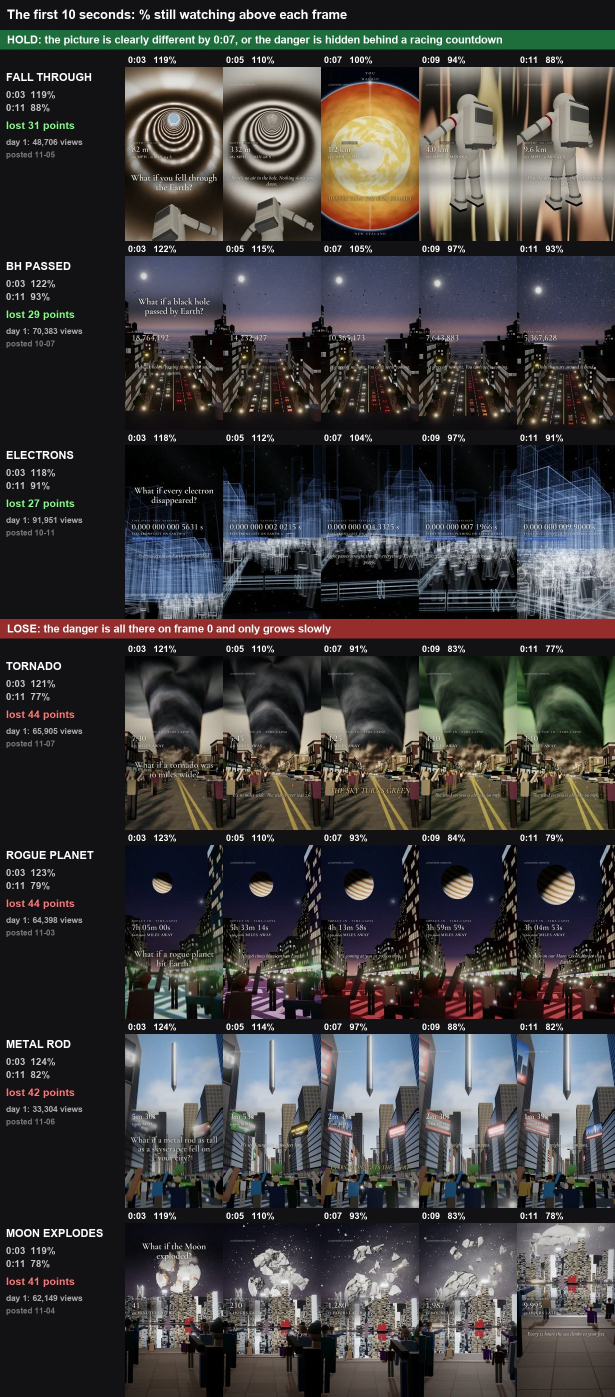
#> input picture research/pictures_2026-11-10/1_first_10_seconds.jpg, 1230 x 2794 px (shown at 1/2 size)
$ python sheet.py ../../research/pictures_2026-11-10/1_first_10_seconds.jpg
#> lines starting #> are read from the running program, lines starting #| are printed output that depends on the picture
# contact sheet of stills/: python sheet.py [names...] -> stills/sheet.png
import sys, glob, os
from PIL import Image, ImageDraw
files = sys.argv[1:] or sorted(glob.glob('stills/t_*.png'))
files = [f if os.path.exists(f) else os.path.join('stills', f) for f in files]
w, h = 360, 640
cols = min(len(files), 4)
rows = (len(files) + cols - 1) // cols
sheet = Image.new('RGB', (cols * w, rows * (h + 24)), 'black')
#> sheet: PIL image 360x664 RGB; every value is 0
d = ImageDraw.Draw(sheet)
for i, f in enumerate(files):
    im = Image.open(f).convert('RGB').resize((w, h))
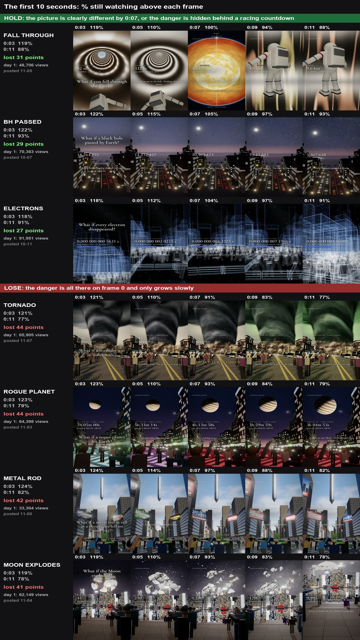
#> im: PIL image 360x640 RGB; mean R, G, B 63.9, 62.2, 62.3
    x, y = (i % cols) * w, (i // cols) * (h + 24)
    sheet.paste(im, (x, y + 24))
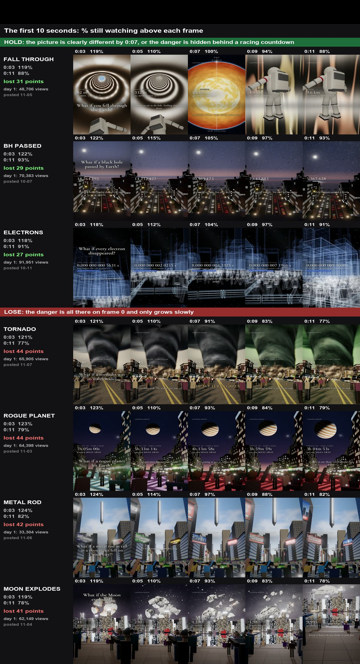
#> sheet: PIL image 360x664 RGB; mean R, G, B 61.6, 59.9, 60
    d.text((x + 6, y + 5), os.path.basename(f), fill='white')
sheet.save('stills/sheet.png')
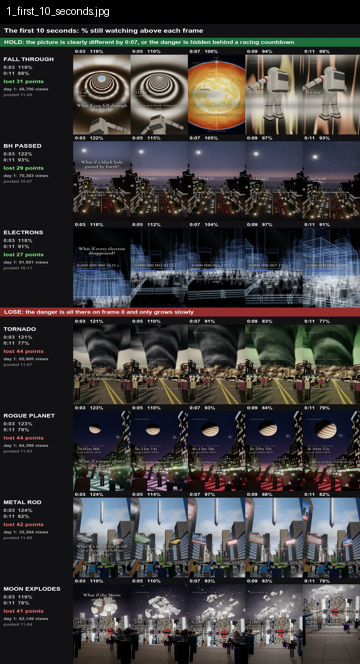
#> saved as sheet.png: PIL image 360x664 RGB; mean R, G, B 61.8, 60.1, 60.3

$ run again, on research/pictures_2026-11-10/3_newest_two.jpg
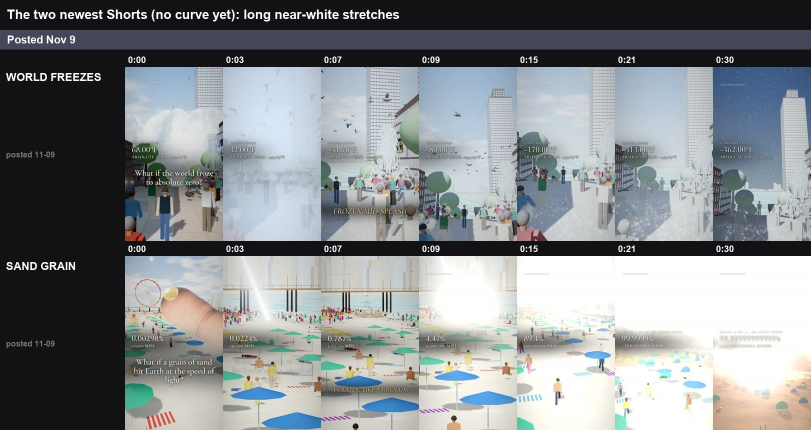
#> input picture research/pictures_2026-11-10/3_newest_two.jpg, 1622 x 860 px (shown at 1/2 size)
#> `im = Image.open(f).convert('RGB').resize((w, h))`:
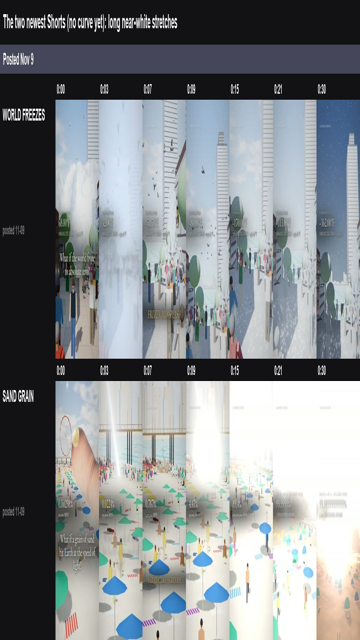
#> im: PIL image 360x640 RGB; mean R, G, B 134.6, 138.9, 141.6
#> `sheet.save('stills/sheet.png')`:
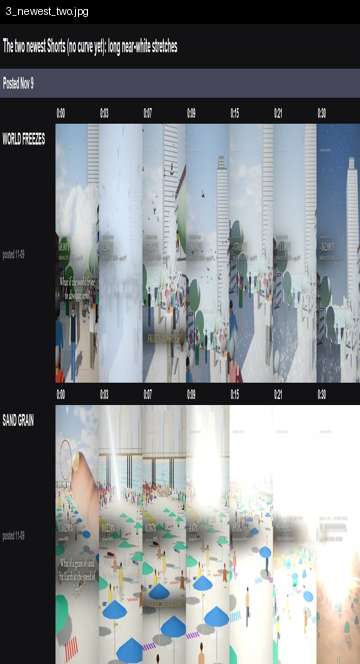
#> saved as sheet.png: PIL image 360x664 RGB; mean R, G, B 130, 134, 136.7

$ run again, on research/pictures_2026-11-10/long_7ways_rest.jpg
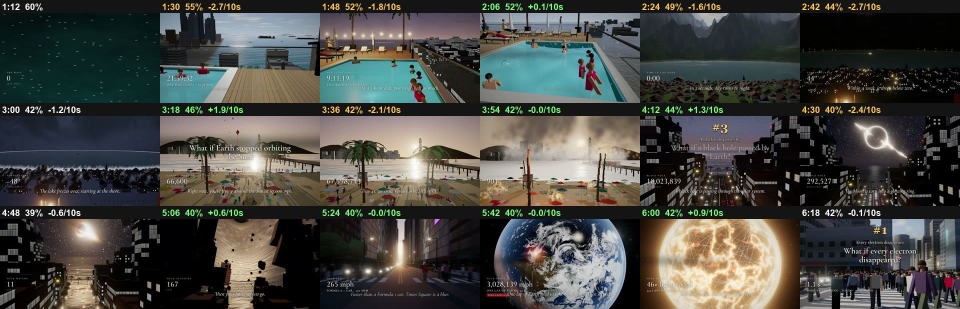
#> input picture research/pictures_2026-11-10/long_7ways_rest.jpg, 1920 x 618 px (shown at 1/2 size)
#> `im = Image.open(f).convert('RGB').resize((w, h))`:
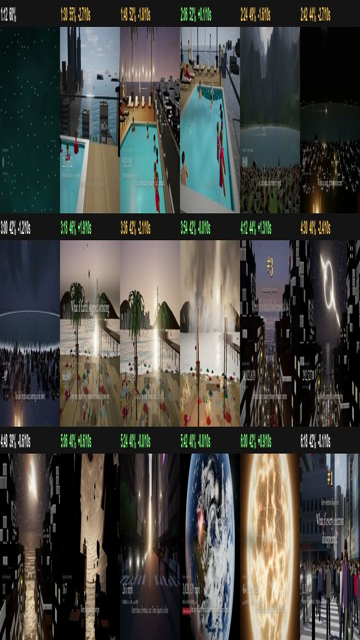
#> im: PIL image 360x640 RGB; mean R, G, B 71.8, 72, 67.4
#> `sheet.save('stills/sheet.png')`:
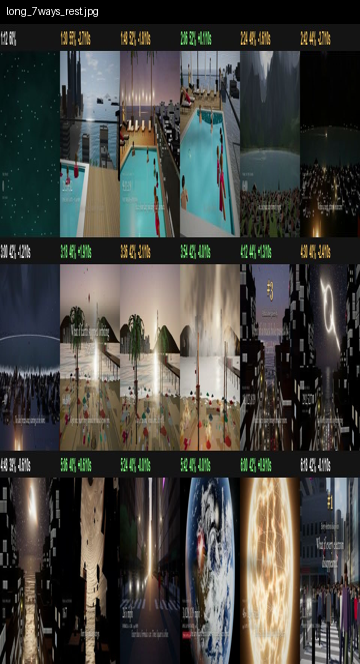
#> saved as sheet.png: PIL image 360x664 RGB; mean R, G, B 69.5, 69.6, 65.2
